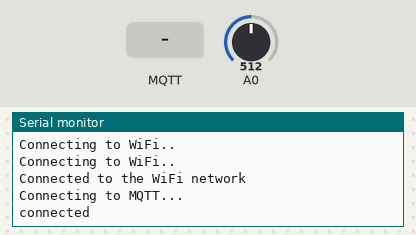
Bench run of a sketch on a simulated ESP8266 (NodeMCU). On the bench: the last lines printed to the serial monitor. Inputs (shaded band) come from the test bench; at power-on: A0 = 512. WiFi joins after 1.5 s; servers stay silent unless stated; no MQTT or app messages arrive unless stated.

Above: at 2.7 s.
2.8 s: MQTT message "1" arrives on the first subscribed topic
At 3.9 s:
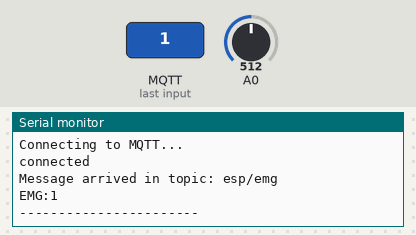
4.3 s: MQTT message "on" arrives on the first subscribed topic
At 5.0 s:
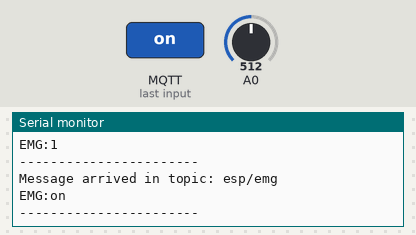
5.8 s: MQTT message "off" arrives on the first subscribed topic
At 6.1 s:
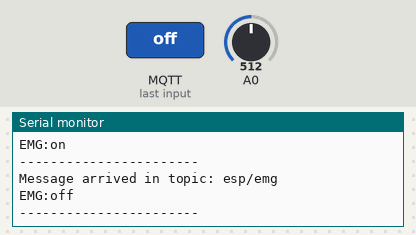

Measured:
- after the input at 2.8 s, the serial monitor: prints a new line at once (image 1)
- after the input at 4.3 s, the serial monitor: prints a new line at once (image 2)
- after the input at 5.8 s, the serial monitor: prints a new line at once (image 3)

The sketch:

emgg.ino
```cpp
#include <ESP8266WiFi.h> // load library wifi esp8266
#include <PubSubClient.h> // load library untuk mqtt

int emg=0; // variabel keluaran emg
float nilai; // variabel untuk keluaran emg yg diubah jadi float
char hasil[8]; // variabel yg dikirim ke broker


// pengaturan wifi dan mqtt
const char* ssid = "Guntur";
const char* password =  "guntur123";
const char* mqttServer = "postman.cloudmqtt.com";
const int mqttPort = 15198;
const char* mqttUser = "wqwqirvv";
const char* mqttPassword = "PrZi1N3woApH";

WiFiClient espClient;
PubSubClient client(espClient);

void setup() {

  Serial.begin(9600); // pengaturan serial untuk debugging
  pinMode(0, INPUT); // pengaturan bahwa pin 0 adalah pin input, dalam hal ini adalah emg
  WiFi.begin(ssid, password); // mulai connecting wifi
  while (WiFi.status() != WL_CONNECTED) {
    delay(500);
    Serial.println("Connecting to WiFi..");
  }
  Serial.println("Connected to the WiFi network");

  // set server mqtt
  client.setServer(mqttServer, mqttPort);
  client.setCallback(callback);

  // connecting mqtt
  while (!client.connected()) {
    Serial.println("Connecting to MQTT...");

    if (client.connect("ESP8266Client", mqttUser, mqttPassword )) {

      Serial.println("connected");

    } else {

      Serial.print("failed with state ");
      Serial.print(client.state());
      delay(2000);

    }
  }

  // tes hasil mqtt dengan publish ke broker
  client.publish("esp/emg", hasil);

  // cek hasil mqtt dengan subscribe dari broker
  client.subscribe("esp/emg");

}

 // fungsi utuk callback pesan pada broker
void callback(char* topic, byte* payload, unsigned int length) {

  Serial.print("Message arrived in topic: ");
  Serial.println(topic);

  Serial.print("EMG:");
  for (int i = 0; i < length; i++) {
    Serial.print((char)payload[i]);
  }
  Serial.println();
  Serial.println("-----------------------");

}

void loop() {
  emg = analogRead(A0); // baca nilai emg
  nilai = emg; // nilai = emg
  dtostrf(nilai, 6, 2, hasil); // ubah data "nilai" ke bentuk string dlm variabel "hasil"
  client.publish("esp/emg", hasil); // kirim niai "hasil" ke topic "esp/emg" pada broker
  client.loop(); // sda
  emg = 0;  // kembalikan nilai emg jadi 0 untuk mempermudah pembacaan berikutnya
}
```
